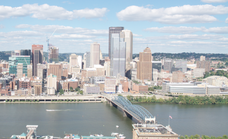
#> input picture hw2/data/incline_L.png, 228 x 139 px, shrunk from 947 x 576 before the run
$ python planarH.py   (older library calls are emulated)
#> lines starting #> are read from the running program, lines starting #| are printed output that depends on the picture
### hw2/code/keypointDetect.py
import numpy as np
import cv2

np.set_printoptions(threshold=np.inf)


def createGaussianPyramid(im, sigma0=1,
                          k=np.sqrt(2), levels=[-1, 0, 1, 2, 3, 4]):
    if len(im.shape) == 3:
        im = cv2.cvtColor(im, cv2.COLOR_BGR2GRAY)
    if im.max() > 10:
        im = np.float32(im) / 255
    im_pyramid = []
    for i in levels:
        sigma_ = sigma0 * k**i
        im_pyramid.append(cv2.GaussianBlur(im, (0, 0), sigma_))
    im_pyramid = np.stack(im_pyramid, axis=-1)
    return im_pyramid


# [8 lines left out: function displayPyramid, not called in this run]


def createDoGPyramid(gaussian_pyramid, levels=[-1, 0, 1, 2, 3, 4]):
    '''
    Produces DoG Pyramid
    Inputs
    Gaussian Pyramid - A matrix of grayscale images of size
                        [imH, imW, len(levels)]
    levels      - the levels of the pyramid where the blur at each level is
                   outputs
    DoG Pyramid - size (imH, imW, len(levels) - 1) matrix of the DoG pyramid
                   created by differencing the Gaussian Pyramid input
    '''
    #DoG_pyramid = []
    DoG_levels = levels[1:]
    ################
    # TO DO ...
    # compute DoG_pyramid here
    h, w, l = gaussian_pyramid.shape
    DoG_pyramid = np.zeros((h, w, l - 1))
    #print(DoG_pyramid.shape)
    for i in range(l - 1):
        DoG_pyramid[:, :, i] = gaussian_pyramid[
            :, :, i + 1] - gaussian_pyramid[:, :, i]

    return DoG_pyramid, DoG_levels


def computePrincipalCurvature(DoG_pyramid):
    '''
    Takes in DoGPyramid generated in createDoGPyramid and returns
    PrincipalCurvature,a matrix of the same size where each point contains the
    curvature ratio R for the corre-sponding point in the DoG pyramid

    INPUTS
        DoG Pyramid - size (imH, imW, len(levels) - 1) matrix of the DoG pyramid

    OUTPUTS
        principal_curvature - size (imH, imW, len(levels) - 1) matrix where each
                          point contains the curvature ratio R for the
                          corresponding point in the DoG pyramid
    '''
    principal_curvature = None
    ##################
    # TO DO ...
    # Compute principal curvature here
    h, w, l = DoG_pyramid.shape
    principal_curvature = np.zeros((h, w, l))
    for i in range(l):
        currLayer = DoG_pyramid[:, :, i]
        Dxx = cv2.Sobel(currLayer, cv2.CV_64F, dx=2, dy=0, ksize=3)
        Dyy = cv2.Sobel(currLayer, cv2.CV_64F, dx=0, dy=2, ksize=3)
        Dxy = cv2.Sobel(currLayer, cv2.CV_64F, dx=1, dy=1, ksize=3)

        tr = Dxx + Dyy
        det = np.multiply(Dxx, Dyy) - np.square(Dxy)
        np.seterr(divide='ignore', invalid='ignore')
        principal_curvature[:, :, i] = np.divide(np.square(tr), det)*2

    return principal_curvature


def getLocalExtrema(DoG_pyramid, DoG_levels, principal_curvature,
                    th_contrast=0.03, th_r=12):
    '''
    Returns local extrema points in both scale and space using the DoGPyramid

    INPUTS
        DoG_pyramid - size (imH, imW, len(levels) - 1) matrix of the DoG pyramid
        DoG_levels  - The levels of the pyramid where the blur at each level is
                      outputs
        principal_curvature - size (imH, imW, len(levels) - 1) matrix contains the
                      curvature ratio R
        th_contrast - remove any point that is a local extremum but does not have a
                      DoG response magnitude above this threshold
        th_r        - remove any edge-like points that have too large a principal
                      curvature ratio
     OUTPUTS
        locsDoG - N x 3 matrix where the DoG pyramid achieves a local extrema in both
               scale and space, and also satisfies the two thresholds.
    '''
    locsDoG = np.zeros((1,3),dtype=int)
    #print(locsDoG)
    ##############
    #  TO DO ...
    # Compute locsDoG here
    #temp =0
    H, W, L = DoG_pyramid.shape
    for h in range(H):
        if h == 0 or h == H-1:
            continue

        for w in range(W):
            if w == 0 or w == W-1:
                continue

            for l in range(L):
                # check if curvature too large
                currCurv = principal_curvature[h, w, l]
                if currCurv >= th_r:
                    continue

                # check if contrast too large
                currDoGPoint = DoG_pyramid[h, w, l]
                if np.abs(currDoGPoint) <= th_contrast:
                    continue

                #temp +=1
                currNeighbors = DoG_pyramid[h-1:h+2, w-1:w+2, l]
                #print(currNeighbors.shape)
                #print(currNeighbors)
                if l == 0:  # no scale above
                    currNeighbors[1, 1] = DoG_pyramid[h, w, l + 1]
                    currNeighbors = currNeighbors.reshape(1, 9)
                elif l == L-1:  # no scale below
                    currNeighbors[1, 1] = DoG_pyramid[h, w, l - 1]
                    currNeighbors = currNeighbors.reshape(1, 9)
                else:  # all 10 neighbors
                    currNeighbors[1, 1] = DoG_pyramid[h, w, l - 1]
                    #print(currNeighbors)
                    currNeighbors = np.append(
                        currNeighbors.reshape(1, 9),np.array(DoG_pyramid[h, w, l + 1]))
                    #print(currNeighbors)

                #print(currNeighbors)
                # check if extrema
                if (currDoGPoint > np.amax(currNeighbors)) or (
                    currDoGPoint < np.amin(currNeighbors)):
                    locsDoG = np.vstack((locsDoG,np.array([w, h, l])))

    locsDoG = np.delete(locsDoG, 0,0)
    #print(temp)
    #print(locsDoG.shape)
    return locsDoG


def DoGdetector(im, sigma0=1, k=np.sqrt(2), levels=[-1, 0, 1, 2, 3, 4],
                th_contrast=0.03, th_r=12):
    '''
    Putting it all together

    Inputs          Description
    --------------------------------------------------------------------------
    im              Grayscale image with range [0,1].

    sigma0          Scale of the 0th image pyramid.

    k               Pyramid Factor.  Suggest sqrt(2).

    levels          Levels of pyramid to construct. Suggest -1:4.

    th_contrast     DoG contrast threshold.  Suggest 0.03.

    th_r            Principal Ratio threshold.  Suggest 12.

    Outputs         Description
    --------------------------------------------------------------------------

    locsDoG         N x 3 matrix where the DoG pyramid achieves a local extrema
                    in both scale and space, and satisfies the two thresholds.

    gauss_pyramid   A matrix of grayscale images of size (imH,imW,len(levels))
    '''
    ##########################
    # TO DO ....
    # compupte gauss_pyramid, gauss_pyramid here
    gauss_pyramid = createGaussianPyramid(im, sigma0, k, levels)
    DoG_pyr, DoG_levels = createDoGPyramid(gauss_pyramid,levels)
    pc_curvature = computePrincipalCurvature(DoG_pyr)
    locsDoG = getLocalExtrema(DoG_pyr, DoG_levels, pc_curvature, th_contrast, th_r)
    return locsDoG, gauss_pyramid


# [31 lines that do not run on import are left out]

### hw2/code/BRIEF.py
import numpy as np
import cv2
import os
from scipy.spatial.distance import cdist
from keypointDetect import DoGdetector

import matplotlib.pyplot as plt


# [20 lines left out: function makeTestPattern, not called in this run]
"""
# load test pattern for Brief
test_pattern_file = '../results/testPattern.npy'
if os.path.isfile(test_pattern_file):
    # load from file if exists
    compareX, compareY = np.load(test_pattern_file)
else:
    # produce and save patterns if not exist
    compareX, compareY = makeTestPattern()
    if not os.path.isdir('../results'):
        os.mkdir('../results')
    np.save(test_pattern_file, [compareX, compareY])
"""

def computeBrief(im, gaussian_pyramid, locsDoG, #k, levels,
    compareX, compareY):
    '''
    Compute Brief feature
     INPUT
     locsDoG - locsDoG are the keypoint locations returned by the DoG
               detector.
     levels  - Gaussian scale levels that were given in Section1.
     compareX and compareY - linear indices into the
                             (patch_width x patch_width) image patch and are
                             each (nbits,) vectors.


     OUTPUT
     locs - an m x 3 vector, where the first two columns are the image
    		 coordinates of keypoints and the third column is the pyramid
            level of the keypoints.
     desc - an m x n bits matrix of stacked BRIEF descriptors. m is the number
            of valid descriptors in the image and will vary.
    '''
    ##############################
    # TO DO ...
    # compute locs, desc here
    patch_width = 9
    halfBin = 4
    nbits = 256

    locs = np.zeros(3,dtype=int)
    desc = np.zeros(nbits)

    numKey = locsDoG.shape[0]
    H,W,L = gaussian_pyramid.shape

    for i in range(numKey):
        currLoc = locsDoG[i,:]
        #print(currLoc)
        currLocX, currLocY, currLocL = currLoc
        # check if keypoint is within edge boundary
        if currLocX < halfBin or currLocX > W - halfBin - 1:
            continue
        if currLocY < halfBin or currLocY > H - halfBin - 1:
            continue

        P = gaussian_pyramid[currLocY-4:currLocY+5, currLocX-4:currLocX+5,currLocL]
        P = P.reshape(patch_width**2)
        #print(P.shape)

        tempDesc = np.zeros(nbits)
        for j in range(nbits):
            # [6 lines of commented-out code are left out]

            if P[compareX[j]] < P[compareY[j]]:
                tempDesc[j] = 1
            else:
                tempDesc[j] = 0

        locs = np.vstack((locs,currLoc))
        desc = np.vstack((desc,tempDesc))

    locs = np.delete(locs, (0), axis=0)
    desc = np.delete(desc, (0), axis=0)

    return locs, desc


def briefLite(im):
    '''
    INPUTS
    im - gray image with values between 0 and 1

    OUTPUTS
    locs - an m x 3 vector, where the first two columns are the image coordinates
            of keypoints and the third column is the pyramid level of the keypoints
    desc - an m x n bits matrix of stacked BRIEF descriptors.
            m is the number of valid descriptors in the image and will vary
            n is the number of bits for the BRIEF descriptor
    '''
    ###################
    # TO DO ...
    locsDoG, gaussian_pyramid = DoGdetector(im)
    test_pattern_file = '../results/testPattern.npy'
    compareX, compareY = np.load(test_pattern_file)
    locs,desc = computeBrief(im,gaussian_pyramid,locsDoG,compareX,compareY)
    return locs, desc

def briefMatch(desc1, desc2, ratio=0.8):
    '''
    performs the descriptor matching
    inputs  : desc1 , desc2 - m1 x n and m2 x n matrix. m1 and m2 are the number of keypoints in image 1 and 2.
                                n is the number of bits in the brief
    outputs : matches - p x 2 matrix. where the first column are indices
                                        into desc1 and the second column are indices into desc2
    '''
    D = cdist(np.float32(desc1), np.float32(desc2), metric='hamming')
    # find smallest distance
    ix2 = np.argmin(D, axis=1)
    d1 = D.min(1)
    # find second smallest distance
    d12 = np.partition(D, 2, axis=1)[:,0:2]
    d2 = d12.max(1)
    r = d1/(d2+1e-10)
    is_discr = r<ratio
    ix2 = ix2[is_discr]
    ix1 = np.arange(D.shape[0])[is_discr]

    matches = np.stack((ix1,ix2), axis=-1)
    return matches

# [17 lines left out: function plotMatches, not called in this run]


# [27 lines that do not run on import are left out]

### hw2/code/planarH.py
import numpy as np
from numpy import matlib
import cv2
from BRIEF import briefLite, briefMatch

def computeH(p1, p2):
    '''
    INPUTS:
        p1 and p2 - Each are size (2 x N) matrices of corresponding (x, y)'
                 coordinates between two images
    OUTPUTS:
     H2to1 - a 3 x 3 matrix encoding the homography that best matches the linear
            equation
    '''
    assert(p1.shape[1]==p2.shape[1])
    assert(p1.shape[0]==2)
    #############################
    # TO DO ...
    # append ones to bottom row of p1, p2 so [x,y,1]'
    N = p1.shape[1]
    p1 = np.vstack((p1,np.ones(N,dtype=int)))
    p2 = np.vstack((p2,np.ones(N,dtype=int)))

    # A matrix
    A = np.zeros((2*N,9),dtype=int)
    #print(A)
    for i in range(N):
        x = p1[0,i]
        y = p1[1,i]
        u = p2[0,i]
        v = p2[1,i]
        #print(i)
        # odd - x rows
        A[(i*2)+1,:] = [ -u, -v, -1,  0, 0, 0,  x*u, x*v, x]
        #print(A)
        #even - y rows
        A[(i*2),:] = [ 0, 0, 0, -u, -v, -1, y*u,  y*v, y]
        #print(A)

    u,s,v = np.linalg.svd(A)
    #print(A)
    #w,v = np.linalg.eigh(np.matmul(np.transpose(A), A))
    #H2to1 = v[:,0].reshape(3,3)
    H2to1 = (v[-1,:]/v[-1,-1]).reshape(3,3)
    #H2to1 = np.transpose(v[:,0].reshape(3,3))
    return H2to1

def ransacH(matches, locs1, locs2, num_iter=5000, tol=2):
    '''
    Returns the best homography by computing the best set of matches using
    RANSAC
    INPUTS
        locs1 and locs2 - matrices specifying point locations in each of the images
        matches - matrix specifying matches between these two sets of point locations
        nIter - number of iterations to run RANSAC
        tol - tolerance value for considering a point to be an inlier

    OUTPUTS
        bestH - homography matrix with the most inliers found during RANSAC
    '''
    ###########################
    # TO DO ...
    bestH = np.zeros((3,3),dtype=int)
    maxInliers = -1
    numMatches = matches.shape[0]
    #print(numMatches)
    numPoints = 4
    # pull out corresponding locations from locs1 & locs2
    p1 = np.transpose(locs1[matches[:,0],0:2])
    p2 = np.transpose(locs2[matches[:,1],0:2])

    #print(p1.shape)
    #print(matches.shape[0])
    #print(p2.shape)
    numInliers = np.zeros(num_iter, dtype=int)
    allH = [None]*num_iter
    for i in range(num_iter):
        #randomly pick 4 points to calculate H
        randIndex = np.random.choice(numMatches,numPoints,replace=False)
        #print(randIndex)
        # get the respective random locations from p1 & p2
        x1 = p1[:,randIndex]
        x2 = p2[:,randIndex]
        #print(x1)
        #print(x2)

        # compute homography matrix
        currH = computeH(x1,x2)
        #print(p2.shape)
        p2_H = np.vstack((p2,np.ones((1,numMatches))))
        #print(p2_H.shape)

        p1_est = np.matmul( currH, p2_H )
        L = matlib.repmat(p1_est[2,:],2,1)
        p1_est = np.divide(p1_est[0:2,:],L)

        tempNumInliers = 0
        for j in range(numMatches):
            #currDist = np.linalg.norm(
            #    np.divide(p1_est[0:2,j],p1_est[2,j]) - p1[:,j])
            currDist = np.linalg.norm(p1_est[:,j] - p1[:,j])

            if currDist < tol:
                tempNumInliers +=1

        numInliers[i] = tempNumInliers
        allH[i] = currH

    maxInliers = numInliers.max()
    bestH = allH[np.argmax(numInliers)]

    #print(maxInliers)
    #print(bestH)
    return bestH


if __name__ == '__main__':
    # [4 lines of commented-out code are left out]
    im1 = cv2.imread('../data/incline_L.png')
#> im1 is the input picture: shape (139, 228, 3); mean B, G, R 188.8, 185.2, 178.7
    im2 = cv2.imread('../data/incline_R.png')
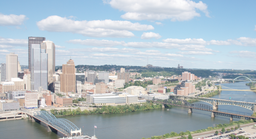
#> input picture hw2/data/incline_R.png, 256 x 139 px, shrunk from 1064 x 576 before the run
#> im2 is the input picture: shape (139, 256, 3); mean B, G, R 195.1, 188.5, 177.3
    locs1, desc1 = briefLite(im1)
#> the loop in createGaussianPyramid, `for i in levels:` made 6 passes
#> sigma_ on passes 1 to 6: 0.707, 1, 1.41, 2, 2.83, 4
#> after the loop in createGaussianPyramid, `for i in levels:`: im_pyramid = 6 items
#> in DoGdetector, `DoG_pyr, DoG_levels = createDoGPyramid(gauss_pyramid,levels)`: DoG_levels = [0, 1, 2, 3, 4]
#> after the loop in computePrincipalCurvature, `for i in range(l):`:
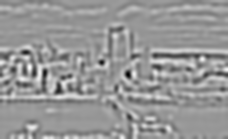
#> tr: shape (139, 228) float64; min -0.0826, max 0.0566, mean 1.54e-05; drawn with min black and max white
#> in getLocalExtrema, `locsDoG = np.zeros((1,3),dtype=int)`: locsDoG = [[0, 0, 0]]
#> after the loop in getLocalExtrema, `for h in range(H):`: locsDoG = 695 rows, first 8: [0, 0, 0], [121, 28, 2], [122, 28, 1], [122, 28, 2], [110, 29, 2], [111, 30, 3], [126, 31, 3], [107, 32, 1]
#> in getLocalExtrema, `locsDoG = np.delete(locsDoG, 0,0)`: locsDoG = 694 rows, first 8: [121, 28, 2], [122, 28, 1], [122, 28, 2], [110, 29, 2], [111, 30, 3], [126, 31, 3], [107, 32, 1], [126, 32, 3]
#> (reads hw2/code/testPattern.npy from the repository)
#> in briefLite, `compareX, compareY = np.load(test_pattern_file)`: compareX = 256 values, max 80 at index 34, min 0 at index 32, mean 36.7; compareY = 256 values, max 80 at index 76, min 0 at index 2, mean 41.41
#> in computeBrief, `locs = np.zeros(3,dtype=int)`: locs = [0, 0, 0]
#> in computeBrief, `desc = np.zeros(nbits)`: desc = 256 values from 0 to 0
#> the loop in computeBrief, `for i in range(numKey):` made 694 passes
#> after the loop in computeBrief, `for i in range(numKey):`: locs = 671 rows, first 8: [0, 0, 0], [121, 28, 2], [122, 28, 1], [122, 28, 2], [110, 29, 2], [111, 30, 3], [126, 31, 3], [107, 32, 1]
#> in computeBrief, `locs = np.delete(locs, (0), axis=0)`: locs = 670 rows, first 8: [121, 28, 2], [122, 28, 1], [122, 28, 2], [110, 29, 2], [111, 30, 3], [126, 31, 3], [107, 32, 1], [126, 32, 3]
#> locs1 has the same summary as locs in computeBrief
    locs2, desc2 = briefLite(im2)
#> call 2 of createGaussianPyramid, with sigma0 = 1, k = 1.41
#> in createGaussianPyramid (call 2), `im = cv2.cvtColor(im, cv2.COLOR_BGR2GRAY)`:
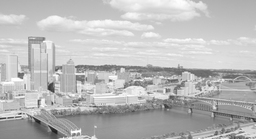
#> im: shape (139, 256); min 29, max 255, mean 185.9
#> the loop in createGaussianPyramid (call 2), `for i in levels:` made 6 passes
#> after the loop in computePrincipalCurvature (call 2), `for i in range(l):`:
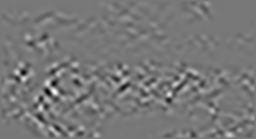
#> Dxy: shape (139, 256) float64; min -0.0215, max 0.0241, mean 7.52e-07; drawn with min black and max white
#> after the loop in computePrincipalCurvature (call 2), `for i in range(l):`:
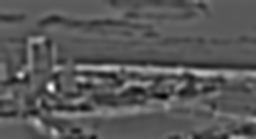
#> currLayer: shape (139, 256) float64; min -0.0535, max 0.101, mean -1.47e-06; drawn with min black and max white
#> after the loop in computePrincipalCurvature (call 2), `for i in range(l):`:
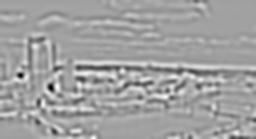
#> tr: shape (139, 256) float64; min -0.0837, max 0.0488, mean 3.47e-07; drawn with min black and max white
#> after the loop in getLocalExtrema (call 2), `for h in range(H):`: locsDoG = 516 rows, first 8: [0, 0, 0], [28, 37, 0], [40, 39, 4], [29, 40, 1], [30, 40, 3], [39, 40, 4], [26, 41, 2], [30, 41, 3]
#> in getLocalExtrema (call 2), `locsDoG = np.delete(locsDoG, 0,0)`: locsDoG = 515 rows, first 8: [28, 37, 0], [40, 39, 4], [29, 40, 1], [30, 40, 3], [39, 40, 4], [26, 41, 2], [30, 41, 3], [46, 41, 2]
#> the loop in computeBrief (call 2), `for i in range(numKey):` made 515 passes
#> after the loop in computeBrief (call 2), `for i in range(numKey):`: locs = 505 rows, first 8: [0, 0, 0], [28, 37, 0], [40, 39, 4], [29, 40, 1], [30, 40, 3], [39, 40, 4], [26, 41, 2], [30, 41, 3]
#> in computeBrief (call 2), `locs = np.delete(locs, (0), axis=0)`: locs = 504 rows, first 8: [28, 37, 0], [40, 39, 4], [29, 40, 1], [30, 40, 3], [39, 40, 4], [26, 41, 2], [30, 41, 3], [46, 41, 2]
#> locs2 has the same summary as locs in computeBrief
    matches = briefMatch(desc1, desc2)
#> in briefMatch, `D = cdist(np.float32(desc1), np.float32(desc2), metric='hamming')`:
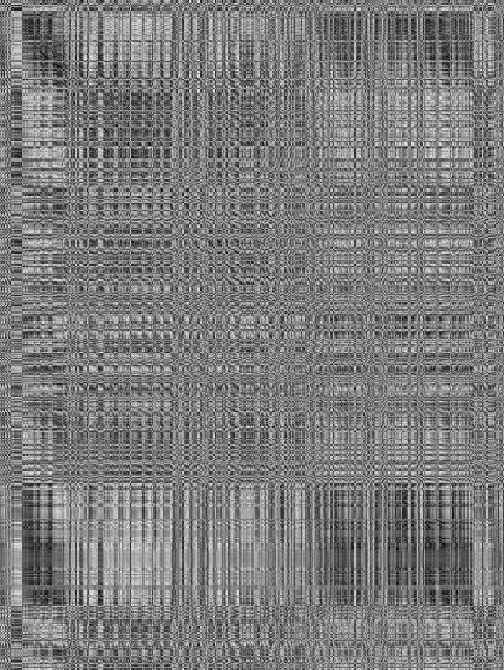
#> D: shape (670, 504) float64; min 0.00781, max 0.949, mean 0.489
#> in briefMatch, `ix2 = np.argmin(D, axis=1)`: ix2 = 670 values, max 503 at index 490, min 0 at index 13, mean 232.4
#> in briefMatch, `d1 = D.min(1)`: d1 = 670 values, max 0.324 at index 391, min 0.00781 at index 220, mean 0.124
#> in briefMatch, `d12 = np.partition(D, 2, axis=1)[:,0:2]`: d12 = 670 pairs, first value 0.00781 to 0.324, second value 0.0234 to 0.332
#> in briefMatch, `d2 = d12.max(1)`: d2 = 670 values, max 0.332 at index 340, min 0.0234 at index 548, mean 0.151
#> in briefMatch, `r = d1/(d2+1e-10)`: r = 670 values, max 1 at index 285, min 0.103 at index 299, mean 0.802
#> in briefMatch, `ix2 = ix2[is_discr]`: ix2 = 227 values, max 495 at index 74, min 0 at index 2, mean 244.7
#> in briefMatch, `ix1 = np.arange(D.shape[0])[is_discr]`: ix1 = 227 values from 6 to 658
#> in briefMatch, `matches = np.stack((ix1,ix2), axis=-1)`: matches = 227 pairs, first value 6 to 658, second value 0 to 495
    bestH = ransacH(matches, locs1, locs2, num_iter=5000, tol=2)
#> in ransacH, `bestH = np.zeros((3,3),dtype=int)`: bestH = [[0, 0, 0], [0, 0, 0], [0, 0, 0]]
#> in ransacH, `numInliers = np.zeros(num_iter, dtype=int)`: numInliers = 5000 values from 0 to 0
#> the loop in ransacH, `for i in range(num_iter):` made 5000 passes
#> (randIndex, p1 in computeH, p2 in computeH, s in computeH) on passes 1 to 3: ([130, 83, 158, 184], [[194, 213, 44, 158], [81, 70, 93, 97], [1, 1, 1, 1]], [[78, 131, 126, 82], [69, 81, 89, 109], [1, 1, 1, 1]], [50046.4, 7665.2, 274.5, 107.8, 50.82, 39.83, 2.32, 0.0795]), ([143, 115, 77, 179], [[77, 154, 173, 91], [88, 77, 69, 97], [1, 1, 1, 1]], [[39, 78, 96, 8], [40, 89, 81, 114], [1, 1, 1, 1]], [33766.2, 9806.6, 200.8, 77.35, 60.95, 19.83, 6.96, 0.016]), ([153, 13, 193, 221], [[62, 31, 130, 35], [92, 55, 99, 126], [1, 1, 1, 1]], [[83, 37, 55, 122], [80, 123, 113, 81], [1, 1, 1, 1]], [30849.9, 8134.7, 243.9, 103.8, 61.91, 17.02, 11.26, 0.0536])
